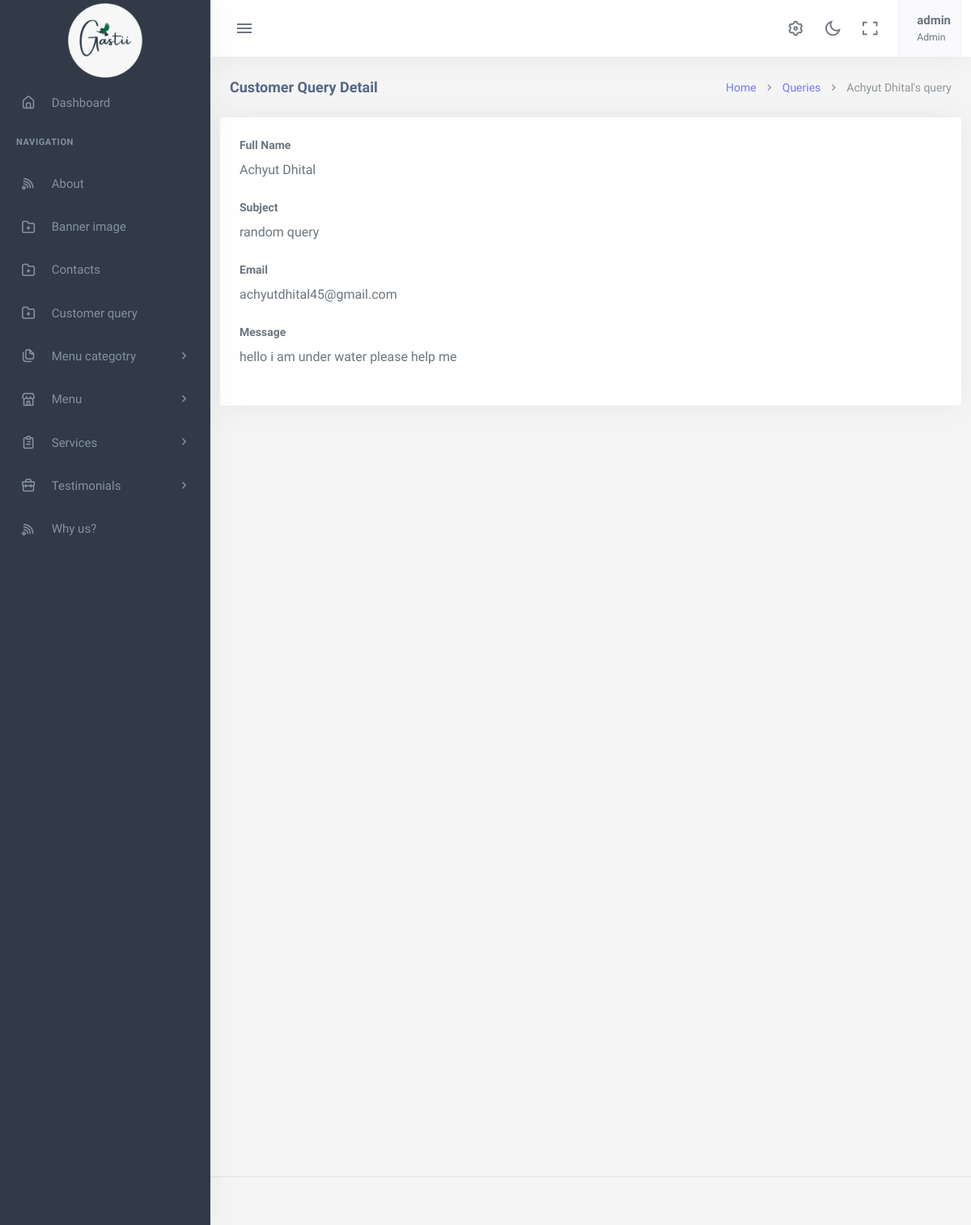
The page /customer-query/1/edit/ (signed in) on the database its author committed.
### app/models.py (models this page shows, shortened)
class CustomerQuery(models.Model):
    fullname = models.CharField(max_length=150)
    subject= models.CharField(max_length=150)
    email = models.EmailField()
    message = models.TextField()
    class Meta:
        ordering =['-id',]

### app/views.py (the view)
# urls.py: path('customer-query/<int:pk>/edit/', CustomerQueryDetailView.as_view(), name='customer-query-detail'),
@method_decorator([login_required(login_url='login'), superadmin_required], name='dispatch')
class CustomerQueryDetailView(View):
    def get(self, request, pk):
        customer_query = get_object_or_404(CustomerQuery, pk=pk)
        context = {'customer_query': customer_query}
        return render(request, 'app/customer_query_detail.html', context)

### app/templates/app/customer_query_detail.html (shortened to what this page needs)
{% extends 'app/base.html' %}
{% load static %}
{% block content %}
    <div class="content-page">
        <div class="content">
            <div class="container-fluid">
                <div class="row">
                    <div class="col-12">
                        <div class="page-title-box">
                            <div class="page-title-right">
                                <ol class="breadcrumb m-0">
                                    <li class="breadcrumb-item"><a href="{% url 'index'%}">Home</a></li>
                                    <li class="breadcrumb-item"><a href="{% url 'customer-query-list'%}">Queries</a></li>
                                    <li class="breadcrumb-item active">{{ customer_query.fullname }}'s query</li>
                                </ol>
                            </div>
                            <h4 class="page-title">Customer Query Detail</h4>
                        </div>
                    </div>
                </div>
            </div>
            <div class="card">
                <div class="card-body">
                    <div class="mb-3">
                        <label for="fullname" class="form-label">Full Name</label>
                        <p>{{ customer_query.fullname }}</p>
                    </div>
                    <div class="mb-3">
                        <label for="subject" class="form-label">Subject</label>
                        <p>{{ customer_query.subject }}</p>
                    </div>
                    <div class="mb-3">
                        <label for="email" class="form-label">Email</label>
                        <p>{{ customer_query.email }}</p>
                    </div>
                    <div class="mb-3">
                        <label for="message" class="form-label">Message</label>
                        <p>{{ customer_query.message }}</p>
                    </div>
                </div>
            </div>
        </div>
    </div>
</div>
{% endblock %}

### app/templates/app/base.html (shortened to what this page needs)
{% load static %}
<!DOCTYPE html>
<html lang="en">
    <head>
        <link rel="stylesheet" href="{% static 'app/assets/vendor/jquery-toast-plugin/jquery.toast.min.css'%}">
        <link href="{% static 'app/assets/css/app-saas.min.css'%}" rel="stylesheet" type="text/css" id="app-style" />
        <link href="{% static 'app/assets/css/icons.min.css'%}" rel="stylesheet" type="text/css" />
        <link href="{% static 'app/assets/vendor/bootstrap-datepicker/css/bootstrap-datepicker.min.css'%}" rel="stylesheet" type="text/css" />
        <link href="{% static 'app/assets/vendor/select2/css/select2.min.css'%}" rel="stylesheet" type="text/css" />
        <link href="{% static 'app/assets/vendor/datatables.net-bs5/css/dataTables.bootstrap5.min.css'%}" rel="stylesheet" type="text/css" />
        <link href="{% static 'app/assets/vendor/datatables.net-responsive-bs5/css/responsive.bootstrap5.min.css'%}" rel="stylesheet" type="text/css" />
        <link href="{% static 'app/assets/css/app-saas.min.css'%}" rel="stylesheet" type="text/css" id="app-style" />
        <link href="{% static 'app/assets/css/icons.min.css'%}" rel="stylesheet" type="text/css" />
        <link href="{% static 'app/assets/vendor/quill/quill.core.css' %}" rel="stylesheet" type="text/css" />
        <link href="{% static 'app/assets/vendor/quill/quill.snow.css' %}" rel="stylesheet" type="text/css" />
        <link href="{% static 'app/assets/vendor/datatables.net-buttons-bs5/css/buttons.bootstrap5.min.css' %}" rel="stylesheet" type="text/css" />
        <link href="{% static 'app/assets/vendor/datatables.net-bs5/css/dataTables.bootstrap5.min.css'%}" rel="stylesheet" type="text/css" />
        <link href="{% static 'app/assets/vendor/datatables.net-responsive-bs5/css/responsive.bootstrap5.min.css'%}" rel="stylesheet" type="text/css" />
        <link href="{% static 'app/assets/vendor/datatables.net-fixedcolumns-bs5/css/fixedColumns.bootstrap5.min.css'%}" rel="stylesheet" type="text/css" />
        <link href="{% static 'app/assets/vendor/datatables.net-fixedheader-bs5/css/fixedHeader.bootstrap5.min.css'%}" rel="stylesheet" type="text/css" />
        <link href="{% static 'app/assets/vendor/datatables.net-buttons-bs5/css/buttons.bootstrap5.min.css'%}" rel="stylesheet" type="text/css" />
        <link href="{% static 'app/assets/vendor/datatables.net-select-bs5/css/select.bootstrap5.min.css'%}" rel="stylesheet" type="text/css" />
        <link href="{% static 'app/assets/css/app-saas.min.css'%}" rel="stylesheet" type="text/css" id="app-style" />
        <link href="{% static 'app/assets/css/icons.min.css'%}" rel="stylesheet" type="text/css" />
        <link href="{% static 'app/assets/vendor/simplemde/simplemde.min.css'%}" rel="stylesheet" type="text/css" />
    </head>
    <link rel="stylesheet" href="https://maxcdn.bootstrapcdn.com/font-awesome/4.7.0/css/font-awesome.min.css">
    <body>
        <div class="wrapper">
            <div class="navbar-custom">
                <div class="topbar container-fluid">
                    <div class="d-flex align-items-center gap-lg-2 gap-1">
                        <button class="button-toggle-menu">
                            <i class="mdi mdi-menu"></i>
                        </button>
                    </div>
                    <ul class="topbar-menu d-flex align-items-center gap-3">
                        <li class="d-none d-sm-inline-block">
                            <a class="nav-link" data-bs-toggle="offcanvas" href="#theme-settings-offcanvas">
                                <i class="ri-settings-3-line font-22"></i>
                            </a>
                        </li>
                        <li class="d-none d-sm-inline-block">
                            <div class="nav-link" id="light-dark-mode" data-bs-toggle="tooltip" data-bs-placement="left" title="Theme Mode">
                                <i class="ri-moon-line font-22"></i>
                            </div>
                        </li>
                        <li class="d-none d-md-inline-block">
                            <a class="nav-link" href="#" data-toggle="fullscreen">
                                <i class="ri-fullscreen-line font-22"></i>
                            </a>
                        </li>
                        <li class="dropdown">
                            <a class="nav-link dropdown-toggle arrow-none nav-user px-2" data-bs-toggle="dropdown" href="#" role="button" aria-haspopup="false" aria-expanded="false">
                                <span class="d-lg-flex flex-column gap-1 d-none">
                                    <h5 class="my-0"> {{request.user.username}}</h5>
                                    <h6 class="my-0 fw-normal">Admin</h6>
                                </span>
                            </a>
                        </li>
                    </ul>
                </div>
            </div>
            <div class="leftside-menu">
                <a href="#" class="logo logo-light">
                    <span class="logo-lg">
                        <img src="{% static 'app/assets/images/logo.png'%}" alt="logo" style="height: 100px;">
                    </span>
                </a>
                <div class="h-100" id="leftside-menu-container" data-simplebar>
                    <ul class="side-nav">
                        <li class="side-nav-item">
                            <a href="{%url 'index'%}" class="side-nav-link">
                                <i class="uil-home-alt"></i>
                                <span> Dashboard </span>
                            </a>
                        </li>
                        <li class="side-nav-title">Navigation</li>
                        <li class="side-nav-item">
                            <a href="{% url 'about-detail' pk=1 %}" class="side-nav-link">
                                <i class="uil-rss"></i>
                                <span> About </span>
                            </a>
                        </li>
                        <li class="side-nav-item">
                            <a href="{% url 'banner-detail' pk=1 %}" class="side-nav-link">
                                <i class="uil-folder-plus"></i>
                                <span>Banner image </span>
                            </a>
                        </li>
                        <li class="side-nav-item">
                            <a href="{% url 'contact-detail' pk=1 %}" class="side-nav-link">
                                <i class="uil-folder-plus"></i>
                                <span>Contacts</span>
                            </a>
                        </li>
                        <li class="side-nav-item">
                            <a href="{% url 'customer-query-list'%}" class="side-nav-link">
                                <i class="uil-folder-plus"></i>
                                <span>Customer query</span>
                            </a>
                        </li>
                        <li class="side-nav-item">
                            <a data-bs-toggle="collapse" href="#sidebarPages" aria-expanded="false" aria-controls="sidebarPages" class="side-nav-link">
                                <i class="uil-copy-alt"></i>
                                <span> Menu categotry</span>
                                <span class="menu-arrow"></span>
                            </a>
                        </li>
                        <li class="side-nav-item">
                            <a data-bs-toggle="collapse" href="#sidebarEcommerce" aria-expanded="false" aria-controls="sidebarEcommerce" class="side-nav-link">
                                <i class="uil-store"></i>
                                <span>Menu</span>
                                <span class="menu-arrow"></span>
                            </a>
                        </li>
                        <li class="side-nav-item">
                            <a data-bs-toggle="collapse" href="#sidebarTasks" aria-expanded="false" aria-controls="sidebarTasks" class="side-nav-link">
                                <i class="uil-clipboard-alt"></i>
                                <span> Services</span>
                                <span class="menu-arrow"></span>
                            </a>
                        </li>
                        <li class="side-nav-item">
                            <a data-bs-toggle="collapse" href="#sidebarProjects" aria-expanded="false" aria-controls="sidebarProjects" class="side-nav-link">
                                <i class="uil-briefcase"></i>
                                <span> Testimonials </span>
                                <span class="menu-arrow"></span>
                            </a>
                        </li>
                        <li class="side-nav-item">
                            <a href="{%url 'why_us-detail' pk=1%}" class="side-nav-link">
                                <i class="uil-rss"></i>
                                <span> Why us? </span>
                            </a>
                        </li>
                    </ul>
                </div>
            </div>
  {% block content %}
  {% endblock  %}
        <footer class="footer">
            <div class="container-fluid">
                <div class="row">
                    <div class="col-md-6">
                    </div>
                    <div class="col-md-6">
                    </div>
                </div>
            </div>
        </footer>
        </body>
    </html>

### app/templates/app/base.html (style rules this page uses)
p { font-size: 16px; margin-bottom: 20px; }

### rows shown on the page
CustomerQuery: fullname "Achyut Dhital", subject "random query", email "achyutdhital45@gmail.com", message "hello i am under water please help me"

### other values the page prints
{{ request.user.username }} "admin"
